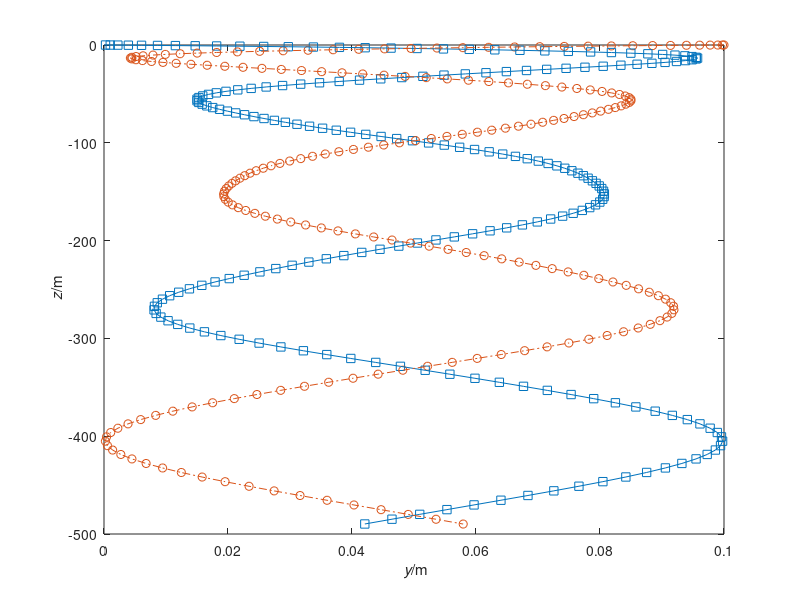

The MATLAB source for this figure:
%%% rubberband2D.m
%% Last-Updated: 2024-04-14T15:51:53+0200
%% Simulation of two bodies connected by non-Hookean spring in 2D
%% SI units used throughout
%% Coordinates (y,z)
%%%% Constants
ma = 1; % mass of object a
mb = 1; % mass of object b
g = 9.80665; % gravitational acceleration
k = 4; % spring constant
ln = 0.05; % natural length of rubber band
%%
Gya = 0; Gza = -ma*g; % gravity supply on object a
Gyb = 0; Gzb = -mb*g; % gravity supply on object b
%%
t1 = 10; % final time
dt = 0.001; % time step
%%%% STATE: y,z,vy,vz for a and b; initial conditions
t = 0; % initial time
ya = 0; za = 0; % initial position of object a
yb = 0.1; zb = 0; % initial position of object a
vya = 0; vza = 0; % initial velocity of object a
vyb = 0; vzb = 0.1; % initial velocity of object b
%% %@
%% Plot & saving
%% adjust final time if not multiple of timestep
t1 = t1 + mod(t1-t,dt);
%% Save values of all quantities at some steps during the simulation,
%% for subsequente analysis or plotting
%% (saving at all timesteps could be too costly)
Nsaves = 200; % number of timepoints to save during the simulation
%% Calculate time interval for saving
dsave = (t1-t)/(Nsaves-1);
if abs(dsave) < abs(dt)
  error('time interval between saves is smaller than timestep')
end
%% Initialize vectors to contain saved values
tSave = nan(Nsaves,1); % time
yaSave = nan(Nsaves,1); zaSave = nan(Nsaves,1); % position object a
ybSave = nan(Nsaves,1); zbSave = nan(Nsaves,1); % position object b
vyaSave = nan(Nsaves,1); vzaSave = nan(Nsaves,1); % velocity object a
vybSave = nan(Nsaves,1); vzbSave = nan(Nsaves,1); % velocity object b
%% Save initial values
i = 1; % index that keeps count of savepoints
t0 = t;
tSave(1) = t;
yaSave(1) = ya; zaSave(1) = za;
ybSave(1) = yb; zbSave(1) = zb;
vyaSave(1) = vya; vzaSave(1) = vza;
vybSave(1) = vyb; vzbSave(1) = vzb;
%% Initialize plot
close all;
cols = get(0, 'DefaultAxesColorOrder');
plot(yaSave(1), zaSave(1), 's','Color',cols(1,:)); axis('tight');
plot(ybSave(1), zbSave(1), 'o','Color',cols(2,:));
xlabel('{\it y}/m'); ylabel('{\it z}/m'); hold on;
%% %@
%% Numerical time integration
%% loop
while t < t1
  %% We need y,z,vy,vz,Py,Pz,Fy,Fz for a and b (G constant)
  %% we have y,z,vy,vz
  %% find Py,Pz,Fy,Fz using constitutive relations
  Pya = ma*vya; Pza = ma*vza;
  Pyb = mb*vyb; Pzb = mb*vzb;
  %% non-Hookean constitutive relation
  l = norm([ya-yb, za-zb]); % present length
  if l < ln
    Fyab = 0;
    Fzab = 0;
  else
    Fyab = -k*(ya-yb)*(l-ln)/l;
    Fzab = -k*(za-zb)*(l-ln)/l;
  end
  Fyba = -Fyab;
  Fzba = -Fzab;
  %%
  %% Drive forward in time
  %% update momentum
  Pya = Pya + (Fyab + Gya)*dt;
  Pza = Pza + (Fzab + Gza)*dt;
  Pyb = Pyb + (Fyba + Gyb)*dt;
  Pzb = Pzb + (Fzba + Gzb)*dt;
  %% update position
  ya = ya + vya*dt;
  za = za + vza*dt;
  yb = yb + vyb*dt;
  zb = zb + vzb*dt;
  %% update time
  t = t + dt;
  %%
  %% Find new state for next iteration
  %% We need y,z,vy,vz
  %% we have y,z,Py,Pz
  %% find vy,vz using constitutive relations
  vya = Pya/ma;  vza = Pza/ma;
  vyb = Pyb/mb;  vzb = Pzb/mb;
  %% %@
  %% Check whether to save & plot at this step
  if min(abs([0 dsave] - mod(t-t0, dsave))) <= abs(dt)/2
    i = i+1;
    tSave(i) = t;
    yaSave(i) = ya; zaSave(i) = za;
    ybSave(i) = yb; zbSave(i) = zb;
    PyaSave(i) = Pya; PzaSave(i) = Pza;
    PybSave(i) = Pyb; PzbSave(i) = Pzb;
    plot(ya, za, 's','Color',cols(1,:));
    plot(yb, zb, 'o','Color',cols(2,:));
    pause(0.001);
  end %@
end %@
%% Plot full trajectory
plot(yaSave,zaSave,'-','Color',cols(1,:));
plot(ybSave,zbSave,'-.','Color',cols(2,:)); %@
